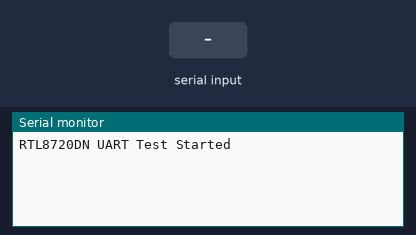
This sketch was run on a simulated ESP32. Parts: the last lines printed to the serial monitor. Inputs (shaded band) come from the test bench.

Above: at 1.2 s.
1.3 s: "h\n" received over the second serial link
At 2.0 s:
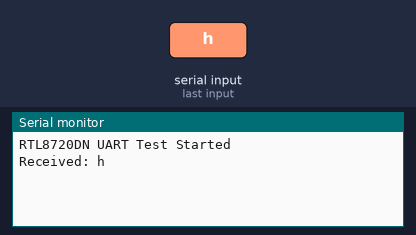
2.8 s: "1\n" received over the second serial link
At 3.1 s:
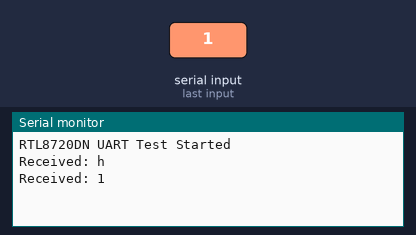

Measured:
- after the input at 1.3 s, the serial monitor: prints a new line at once (image 1)
- after the input at 2.8 s, the serial monitor: prints a new line at once (image 2)

The sketch:

RTL8720DN.ino
```cpp
void setup() {
  Serial.begin(115200);  // Debug
  Serial1.begin(115200); // UART giao tiếp với ESP32
  Serial.println("RTL8720DN UART Test Started");
}

void loop() {
  if (Serial1.available()) {
    String cmd = Serial1.readStringUntil('\n'); // đọc nguyên chuỗi
    cmd.trim(); // loại bỏ khoảng trắng đầu/cuối

    if (cmd.length() == 0) return; // bỏ qua chuỗi rỗng

    Serial.print("Received: ");
    Serial.println(cmd); // log nguyên chuỗi

    // Kiểm tra ký tự đặc biệt
    if (cmd == "h") {
      String result = greeting();  // chạy chức năng
      Serial1.println(result);     // gửi kết quả về ESP32
    }
  }
}

// Hàm greeting trả về "hello"
String greeting() {
  return "hello";
}
```
